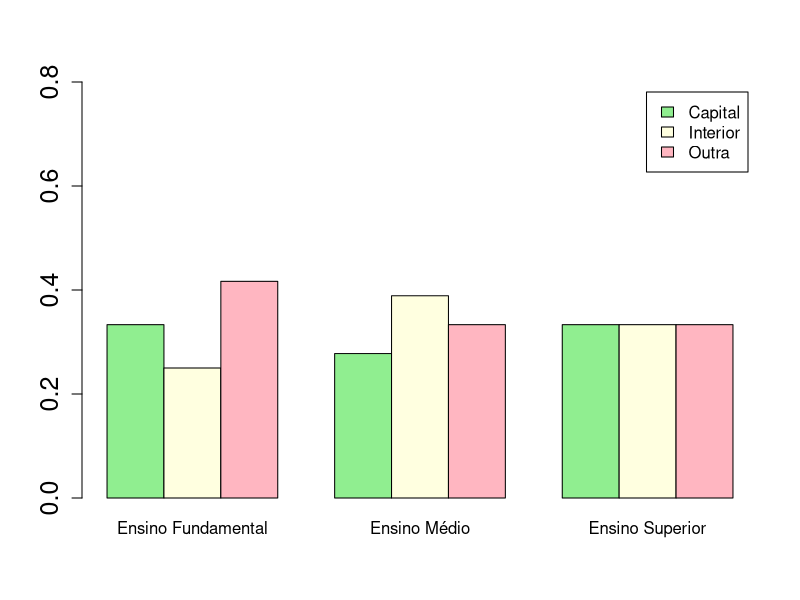
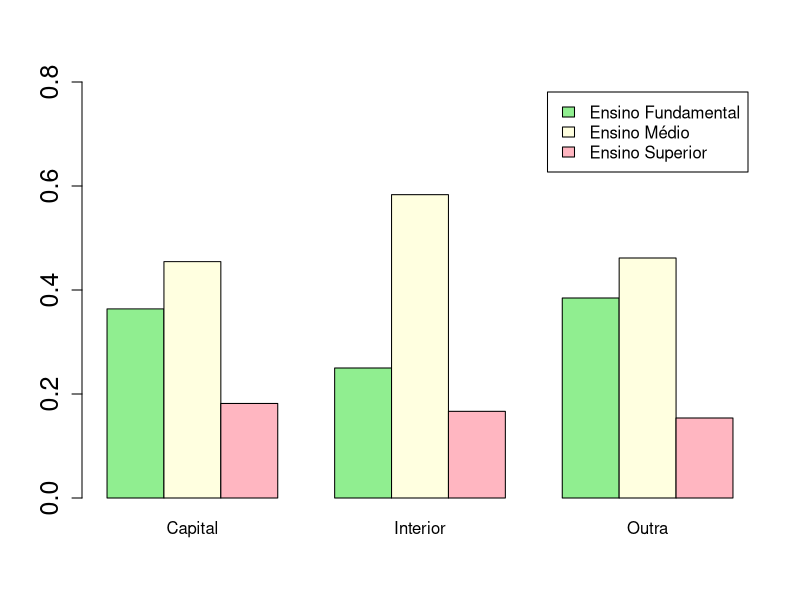
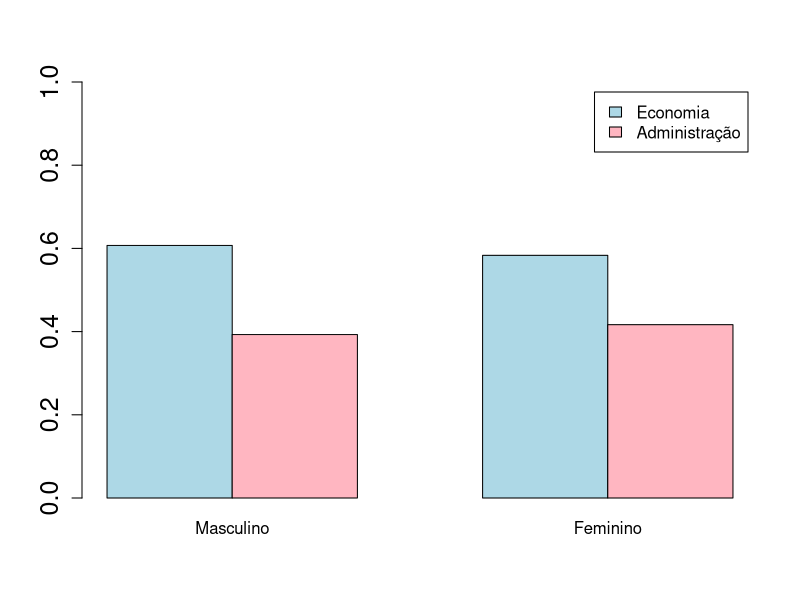
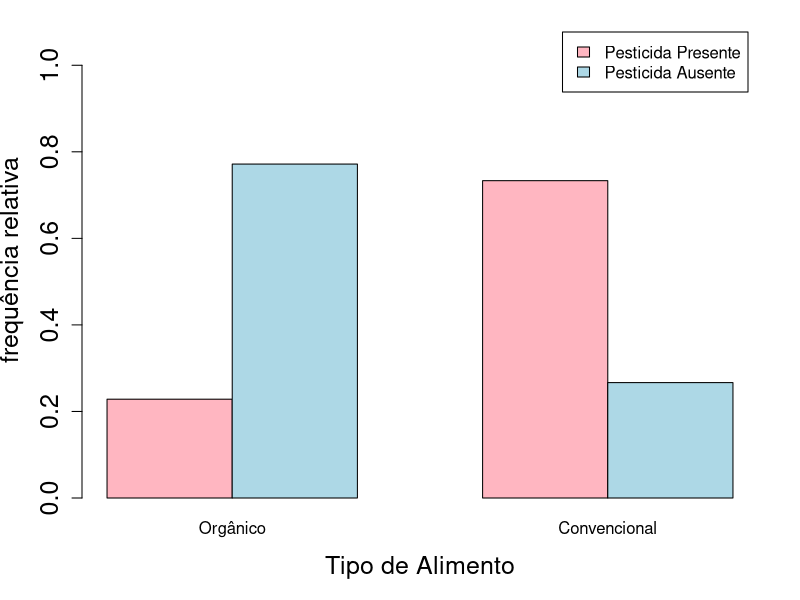
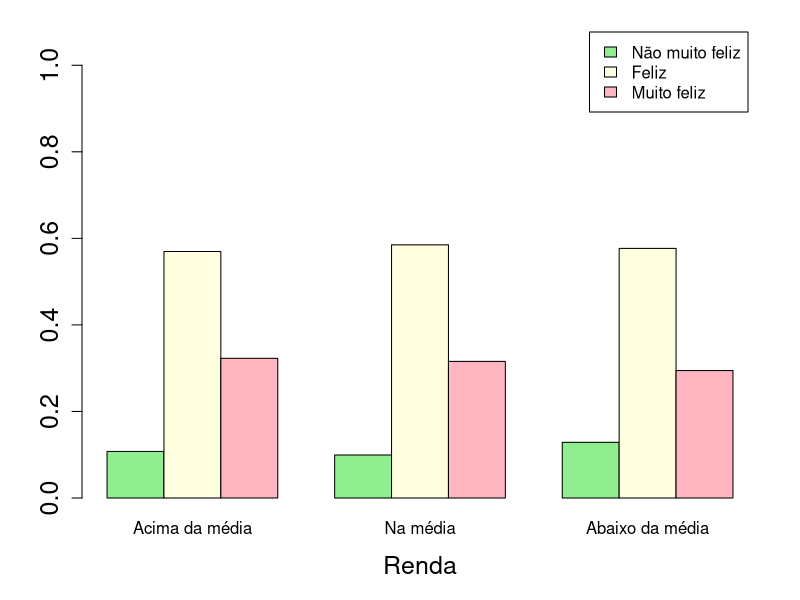
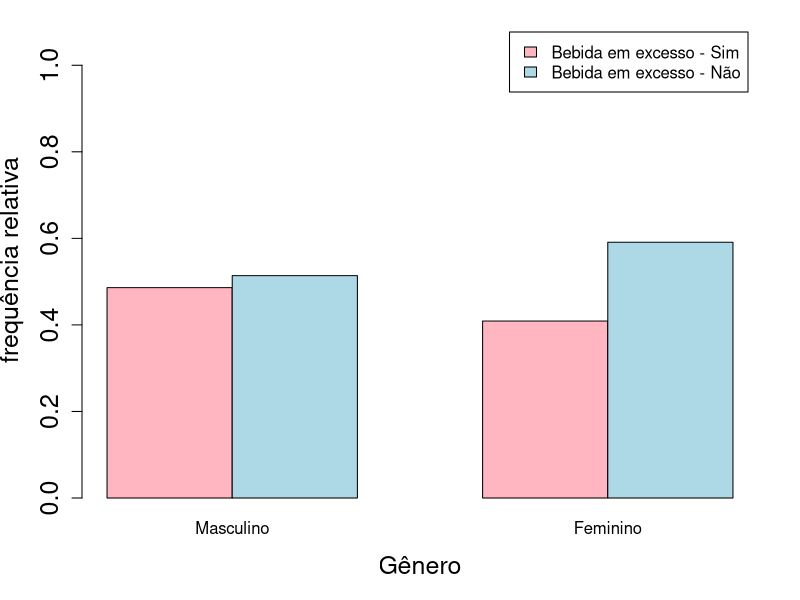
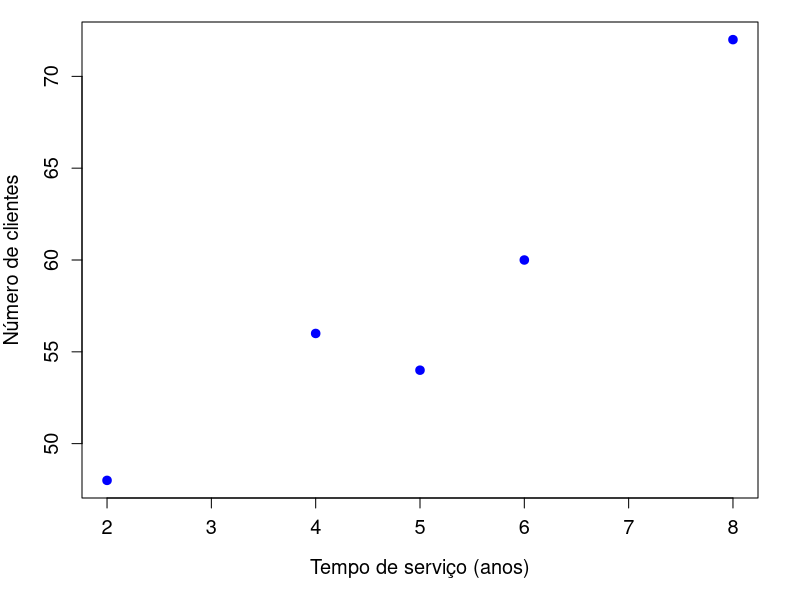
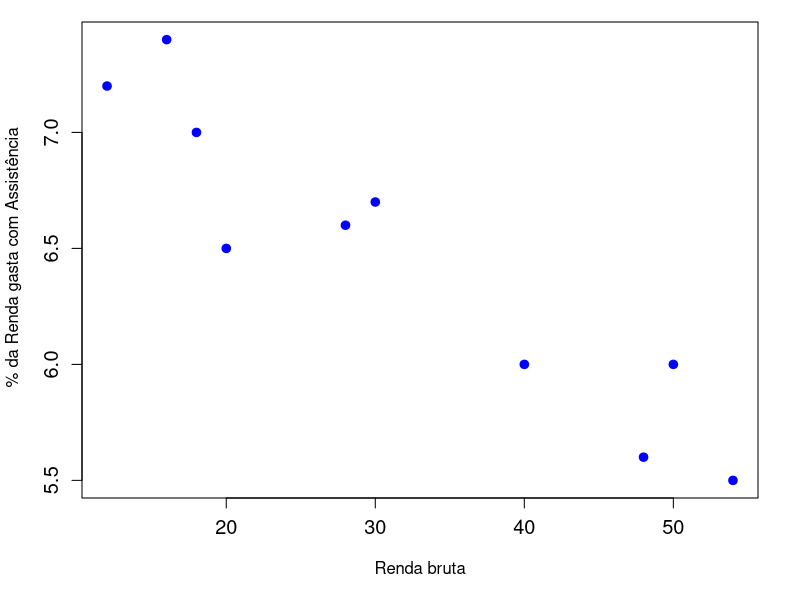

Reproduce these figures in R, in order.
## ---- chunk 1

x = matrix(c(4,5,2,3,7,2,5,6,2),nrow=3,byrow=TRUE)
 rownames(x) = c("Capital","Interior","Outra")
 colnames(x) = c("Ensino Fundamental","Ensino Médio","Ensino Superior")

y <- rbind(x,c(12,18,6))
y <- cbind(y,c(11,12,13,36))
rownames(y) <- c("Capital","Interior","Outra","Total")
colnames(y) <- c("Ensino Fundamental","Ensino Médio","Ensino Superior","Total")
#library(printr)
library(knitr)
kable(y)
## ---- chunk 2
kable(addmargins(prop.table(x)), digits=3)
## ---- chunk 3
kable(addmargins(prop.table(x, 2), 1), digits=3)
## ---- chunk 4
barplot(prop.table(x, 2), xlab=" ", main=" ", beside=TRUE, legend.text=TRUE,
        ylim=c(0, .8), col=c("lightgreen", "lightyellow", "lightpink"),
        cex.axis=1.5, cex.lab=1.5) 
## ---- chunk 5
kable(addmargins(prop.table(x, 1), 2), digits=3)
## ---- chunk 6
barplot(t(prop.table(x, 1)), xlab=" ", main=" ", beside=TRUE, legend.text=TRUE,
        ylim=c(0, .8), col=c("lightgreen", "lightyellow", "lightpink"),
        cex.axis=1.5, cex.lab=1.5) 
## ---- chunk 7
x <- matrix(c(85, 35, 55, 25), nrow=2, byrow=TRUE)
 rownames(x) <- c("Economia", "Administração")
 colnames(x) <- c("Masculino", "Feminino")
 
y <- rbind(x, c(85 + 55, 35 + 25))
y <- cbind(y, c(85 + 35, 55 + 25, sum(x)))
rownames(y) <- c("Economia", "Administração", "Total")
colnames(y) <- c("Masculino", "Feminino", "Total")
kable(y)
## ---- chunk 8
kable(addmargins(round(prop.table(y[-3,], 2), 2), 1))
## ---- chunk 9
barplot(prop.table(x, 2),xlab=" ", main=" ", beside=TRUE, legend.text=TRUE,
        ylim=c(0, 1), col=c("lightblue", "lightpink"), cex.axis=1.5,
        cex.lab=1.5) 
## ---- chunk 10
# A tabela a seguir apresenta a distribuição conjunta das frequências do tipo de alimento e presença de pesticida.
x <- matrix(c(29, 98, 19485, 7086), nrow=2, byrow=TRUE)
 rownames(x) <- c("Orgânico", "Convencional")
 colnames(x) <- c("Pesticida Presente", "Pesticida Ausente") 

y <- rbind(x, c(29 + 19485, 98 + 7086))
y <- cbind(y, c(29 + 98, 19485 + 7086, sum(x)))
rownames(y) <- c("Orgânico", "Convencional", "Total")
colnames(y) <- c("Pesticida Presente", "Pesticida Ausente", "Total")
kable(y)
## ---- chunk 11
a <- addmargins(round(prop.table(x, 1), 2), 2)
#kable(a)
## ---- chunk 12
par(mar=c(5.1, 4.1, 1.1, 2.1))
barplot(t(prop.table(x, 1)), xlab="Tipo de Alimento", 
        ylab="frequência relativa", main=" ", beside=TRUE, legend.text=TRUE,
        ylim=c(0, 1.1), col=c("lightpink","lightblue"), cex.axis=1.5,
        cex.lab=1.5)
## ---- chunk 13
x <- matrix(c(17, 90, 51, 45, 265, 143, 31, 139, 71), nrow=3, byrow=TRUE)
 rownames(x) <- c("Acima da média", "Na média", "Abaixo da média")
 colnames(x) <- c("Não muito feliz", "Feliz", "Muito feliz")

y <- rbind(x, colSums(x))
y <- cbind(y, as.vector(rowSums(y)))
rownames(y) <- c("Acima da média", "Na média", "Abaixo da média", "Total")
colnames(y) <- c("Não muito feliz", "Feliz", "Muito feliz", "Total")
#kable(y)
## ---- chunk 14
kable(y)
## ---- chunk 15
a <- addmargins(round(prop.table(x, 1), 2), 2)
kable(a)
## ---- chunk 16
barplot(t(prop.table(x, 1)), xlab="Renda", main=" ", beside=TRUE,
        legend.text=TRUE, ylim=c(0, 1.1), 
        col=c("lightgreen", "lightyellow", "lightpink"), cex.axis=1.5, 
        cex.lab=1.5) 
## ---- chunk 17
x <- matrix(c(1908, 2017, 2854, 4125), nrow=2, byrow=TRUE)
 rownames(x) <- c("Masculino", "Feminino")
 colnames(x) <- c("Bebida em excesso - Sim", "Bebida em excesso - Não")

y <- rbind(x, colSums(x))
y <- cbind(y, as.vector(rowSums(y)))
rownames(y) <- c("Masculino", "Feminino", "Total")
colnames(y) <- c("Bebida em excesso - Sim", "Bebida em excesso - Não", "Total")
#kable(y)
## ---- chunk 18
a <- addmargins(round(prop.table(x, 1), 2), 2)
kable(a)
## ---- chunk 19
par(mar=c(5.1, 4.1, 1.1, 2.1))
barplot(t(prop.table(x, 1)), xlab="Gênero", ylab="frequência relativa", 
        main=" ", beside=TRUE, legend.text=TRUE, ylim=c(0, 1.1),
        col=c("lightpink", "lightblue"), cex.axis=1.5, cex.lab=1.5)
## ---- chunk 20
x <- c(2, 4, 5, 6, 8)
y <- c(48, 56, 54, 60, 72)
par(mar=c(5.1, 4.1, 1.1, 2.1))
plot(x=x, y=y, xlab="Tempo de serviço (anos)", ylab="Número de clientes", 
     main=" ", pch=19, cex.axis=1.2, cex.lab=1.2, col="blue", lwd=2)
## ---- chunk 21
x <- c(12, 16, 18, 20, 28, 30, 40, 48, 50, 54)
y <- c(7.2, 7.4, 7, 6.5, 6.6, 6.7, 6, 5.6, 6, 5.5)

data <- data.frame(Familia=c("A","B","C","D","E","F","G","H","I","J"), X=x, Y=y)

data
## ---- chunk 22
par(mar=c(5.1, 4.1, 1.1, 2.1))
plot(x=x, y=y, xlab="Renda bruta", ylab=" % da Renda gasta com Assistência",
     main=" ", pch=19, cex.axis=1.2, cex.lab=1, col="blue", lwd=2)
## ---- chunk 23
fitbit <- read.csv("Fitbit.csv", sep=";")
fitbit <- fitbit[-which(fitbit$steps<300), ] # removendo os dias em que não usou Fitbit
nf <- layout(mat = matrix(c(1, 2), 2, 1, byrow=TRUE),  height=c(1, 1.5))
par(mar=c(3, 3, .2, .2))
boxplot(fitbit$steps, horizontal=TRUE, outline=TRUE, ylim=c(0, 31000),
        col="lightblue", type=3)
hist(fitbit$steps, nclass=20, xlab="", ylab="Frequência", col="lightblue",
     main="", xlim=c(0, 31000))
## ---- chunk 24
par(mar=c(5.1, 4.1, 1.1, 2.1))
plot(x=fitbit$steps, y=fitbit$minutesVeryActive, xlab="Passos", 
     ylab="Tempo (min) de atividade intensa", cex.axis=1.2, cex.lab=1.2,
     col="blue")
## ---- chunk 25
par(mar=c(5.1, 4.1, 1.1, 2.1))
plot(x=fitbit$steps[fitbit$minutesSedentary>1000], y=fitbit$minutesSedentary[fitbit$minutesSedentary>1000], xlab="Passos", ylab="Tempo (min) sedentário", cex.axis=1.2, cex.lab=1.2, col="blue")
## ---- chunk 26
par(mar=c(5.1, 4.1, 1.1, 2.1))
plot(x=fitbit$steps, y=fitbit$distance, xlab="Passos", ylab="Distância (km)",
     cex.axis=1.2, cex.lab=1.2, col="blue")
